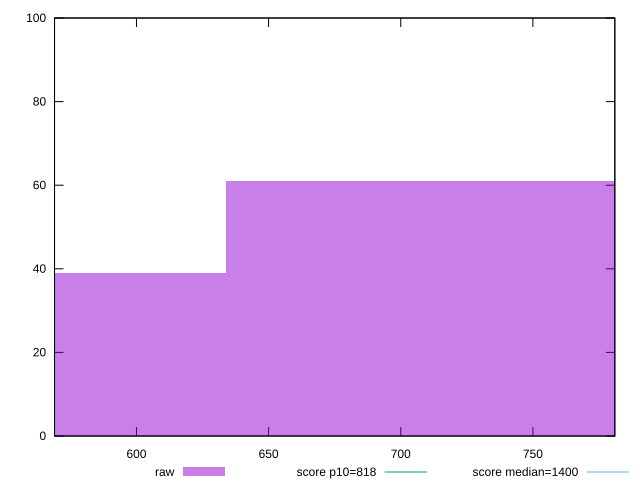

Source code (gnuplot):
reset

$raw <<EOF
760.748089749919 61
507.1653931666127 39
EOF

set key outside below
set boxwidth 253.58269658330636
set xrange [569:781]
set yrange [0:100]
set trange [0:100]
set style fill transparent solid 0.5 noborder

set parametric
set terminal svg size 640, 490 enhanced background rgb 'white'
set output "reports/report_00028_2021-02-24T12-49-42.674Z/dom-size/samples/agenda/raw/histogram.svg"

plot $raw title "raw" with boxes, \
     818,t title "score p10=818", \
     1400,t title "score median=1400"

reset
